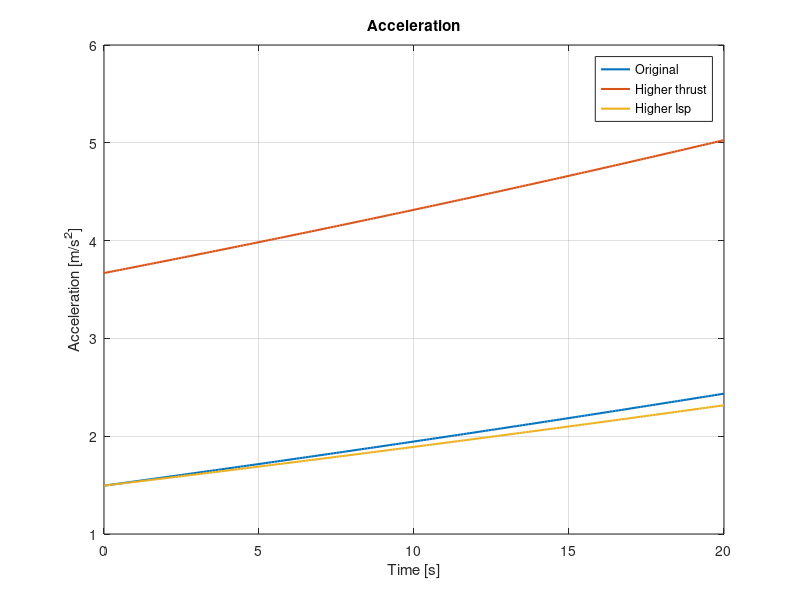
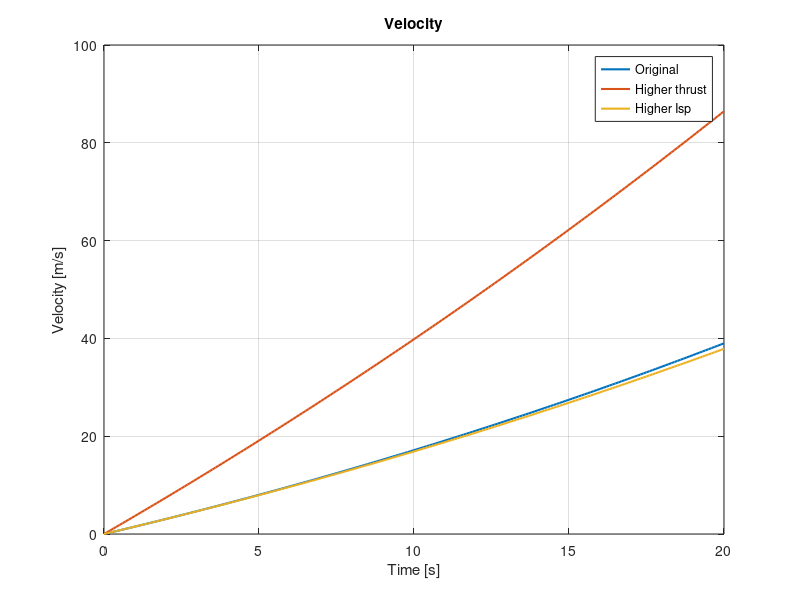
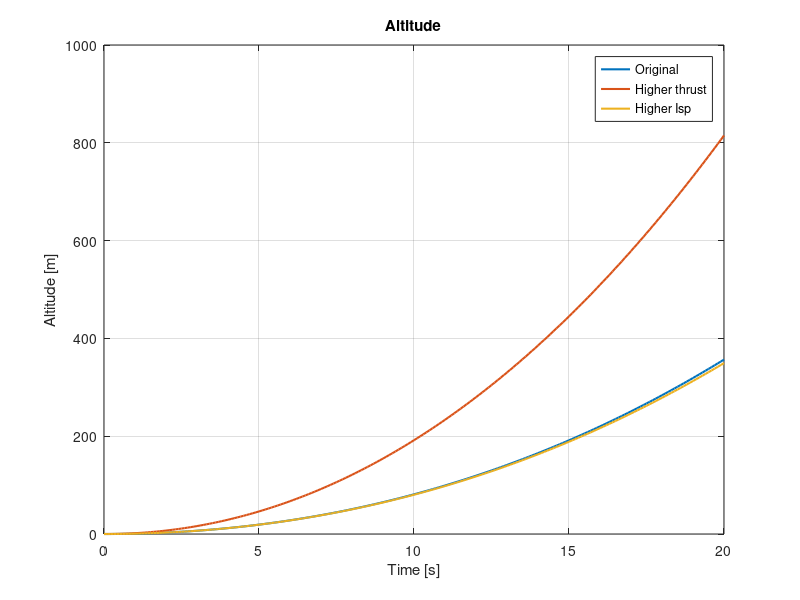
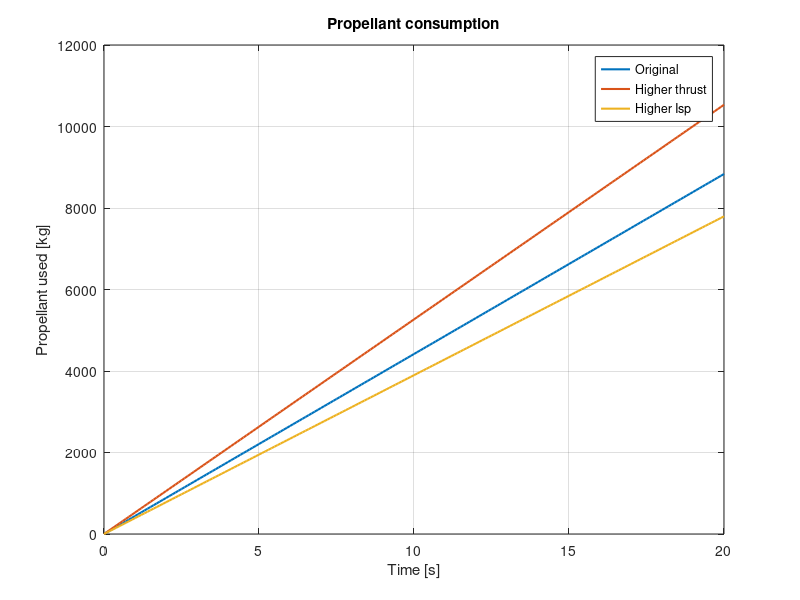

These charts were generated, in order, by the following MATLAB code:
clear;
clc;
close all;

%% CONSTANTS
g0 = 9.81;       % Gravity [m/s^2]

%% VEHICLE
m0 = 115000;     % Initial mass [kg]

%% ENGINES
% Original engine
T1 = 1.30e6;     % Thrust [N]
Isp1 = 300;      % Specific impulse [s]

% Higher thrust engine
T2 = 1.55e6;     % Thrust [N]
Isp2 = 300;      % Same Isp

% Higher Isp engine
T3 = 1.30e6;     % Same thrust
Isp3 = 340;      % Higher Isp


%% MASS FLOW RATE 
% mdot = T / (Isp * g0) (cuanto combustible consume cada motor por segundo)
mdot1 = T1 / (Isp1 * g0);
mdot2 = T2 / (Isp2 * g0);
mdot3 = T3 / (Isp3 * g0);


%% TIME
dt = 0.1;
t = 0:dt:20;
N = length(t);


%% INITIALIZE VARIABLES
m1 = zeros(1,N);
m2 = zeros(1,N);
m3 = zeros(1,N);

a1 = zeros(1,N);
a2 = zeros(1,N);
a3 = zeros(1,N);

v1 = zeros(1,N);
v2 = zeros(1,N);
v3 = zeros(1,N);

h1 = zeros(1,N);
h2 = zeros(1,N);
h3 = zeros(1,N);


%% INITIAL MASS
m1(1) = m0;
m2(1) = m0;
m3(1) = m0;


%% SIMULATION
for i = 1:N-1

    % Acceleration
    % a = T/m - g0
    a1(i) = T1/m1(i) - g0;
    a2(i) = T2/m2(i) - g0;
    a3(i) = T3/m3(i) - g0;

    % Forward Euler: velocity
    v1(i+1) = v1(i) + a1(i)*dt;
    v2(i+1) = v2(i) + a2(i)*dt;
    v3(i+1) = v3(i) + a3(i)*dt;

    % Forward Euler: altitude
    h1(i+1) = h1(i) + v1(i)*dt;
    h2(i+1) = h2(i) + v2(i)*dt;
    h3(i+1) = h3(i) + v3(i)*dt;

    % Propellant consumption
    m1(i+1) = m1(i) - mdot1*dt;
    m2(i+1) = m2(i) - mdot2*dt;
    m3(i+1) = m3(i) - mdot3*dt;

end


% Last acceleration value
a1(end) = T1/m1(end) - g0;
a2(end) = T2/m2(end) - g0;
a3(end) = T3/m3(end) - g0;


%% PROPELLANT USED
prop1 = m0 - m1;
prop2 = m0 - m2;
prop3 = m0 - m3;


%% RESULTS
fprintf('INITIAL ACCELERATION\n')
fprintf('Original:      %.2f m/s^2\n', a1(1))
fprintf('Higher thrust: %.2f m/s^2\n', a2(1))
fprintf('Higher Isp:    %.2f m/s^2\n\n', a3(1))

fprintf('MASS FLOW RATE\n')
fprintf('Original:      %.2f kg/s\n', mdot1)
fprintf('Higher thrust: %.2f kg/s\n', mdot2)
fprintf('Higher Isp:    %.2f kg/s\n', mdot3)


%% GRAPH 1 - ACCELERATION
figure

plot(t,a1,'LineWidth',1.5)
hold on
plot(t,a2,'LineWidth',1.5)
plot(t,a3,'LineWidth',1.5)

xlabel('Time [s]')
ylabel('Acceleration [m/s^2]')
title('Acceleration')

legend('Original','Higher thrust','Higher Isp')

grid on


%% GRAPH 2 - VELOCITY
figure

plot(t,v1,'LineWidth',1.5)
hold on
plot(t,v2,'LineWidth',1.5)
plot(t,v3,'LineWidth',1.5)

xlabel('Time [s]')
ylabel('Velocity [m/s]')
title('Velocity')

legend('Original','Higher thrust','Higher Isp')

grid on


%% GRAPH 3 - ALTITUDE
figure

plot(t,h1,'LineWidth',1.5)
hold on
plot(t,h2,'LineWidth',1.5)
plot(t,h3,'LineWidth',1.5)

xlabel('Time [s]')
ylabel('Altitude [m]')
title('Altitude')

legend('Original','Higher thrust','Higher Isp')

grid on


%% GRAPH 4 - PROPELLANT USED
figure

plot(t,prop1,'LineWidth',1.5)
hold on
plot(t,prop2,'LineWidth',1.5)
plot(t,prop3,'LineWidth',1.5)

xlabel('Time [s]')
ylabel('Propellant used [kg]')
title('Propellant consumption')

legend('Original','Higher thrust','Higher Isp')

grid on
